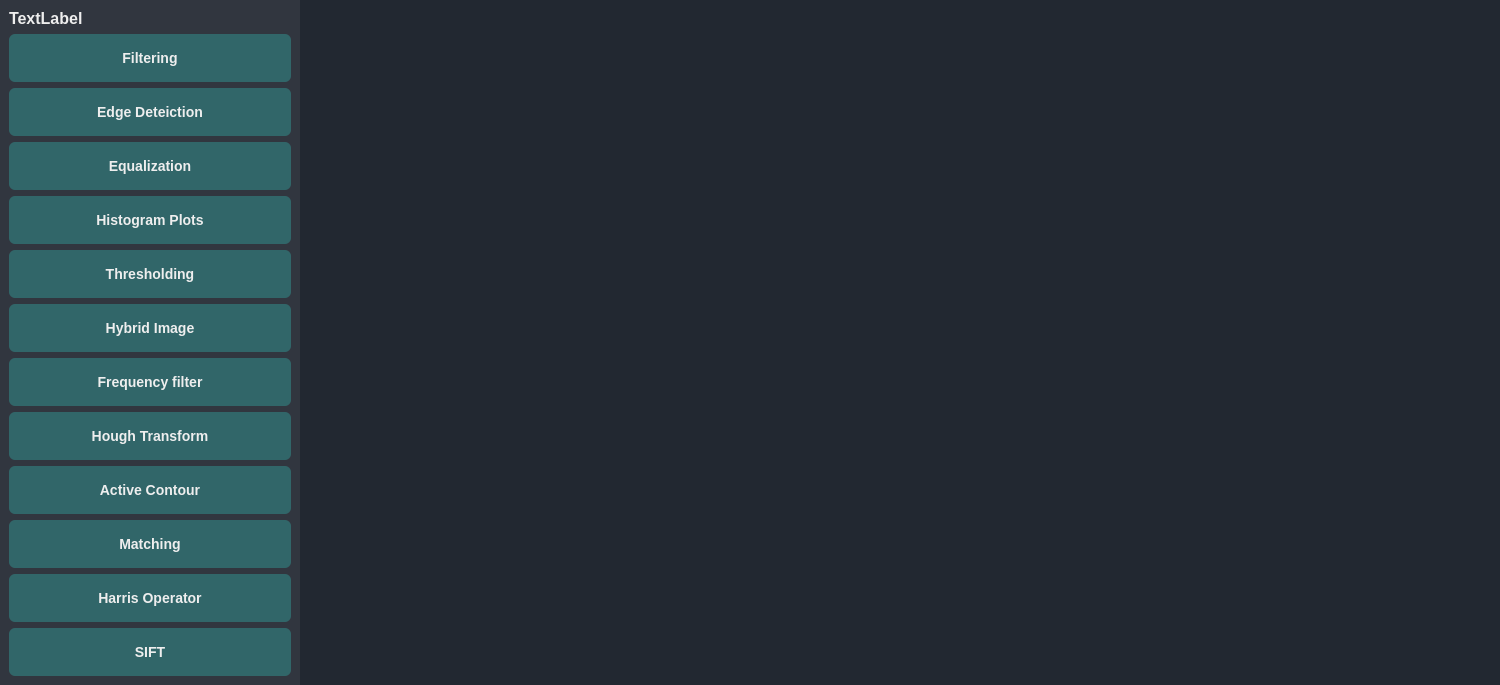
<?xml version="1.0" encoding="UTF-8"?>
<ui version="4.0">
 <class>MainWindow</class>
 <widget class="QMainWindow" name="MainWindow">
  <property name="geometry">
   <rect>
    <x>0</x>
    <y>0</y>
    <width>1500</width>
    <height>663</height>
   </rect>
  </property>
  <property name="windowTitle">
   <string>MainWindow</string>
  </property>
  <widget class="QWidget" name="centralwidget">
   <property name="styleSheet">
    <string notr="true">#centralwidget{
	background-color: #222831;
}
#sidebarFrame{
	
	background-color: #31363F;
}

QPushButton{
	background-color: #316669;
	border: none;
 	border-radius: 6px;
  	color: #EEEEEE;
  	font-size: 14px;
  	font-weight: 500;
  	line-height: 20px;
  	list-style: none;
  	padding: 4px 12px;
  	height:30px;
}
QPushButton:hover{
	background-color: rgba(118, 171, 174, 203);
 	text-decoration: none;
}
QPushButton:focus{
 	outline: 1px transparent;
}
QLabel{
	color: #EEEEEE;
	font-weight: bold;
	font-size: 16px;
}
QGroupBox{
	color: #EEEEEE;
	font-weight: bold;
	font-size: 16px;
	padding:30px 0px 0px 0px;
	border:none;	
}
QLineEdit{
	background-color: #31363F;
	border:none;
	padding:4px 10px;
	border-radius: 3px;
}
QFrame{
	border:none;
}
</string>
   </property>
   <layout class="QHBoxLayout" name="horizontalLayout">
    <property name="spacing">
     <number>0</number>
    </property>
    <property name="leftMargin">
     <number>0</number>
    </property>
    <property name="topMargin">
     <number>0</number>
    </property>
    <property name="rightMargin">
     <number>0</number>
    </property>
    <property name="bottomMargin">
     <number>0</number>
    </property>
    <item>
     <widget class="QFrame" name="sidebarFrame">
      <property name="minimumSize">
       <size>
        <width>300</width>
        <height>0</height>
       </size>
      </property>
      <property name="maximumSize">
       <size>
        <width>300</width>
        <height>16777215</height>
       </size>
      </property>
      <property name="styleSheet">
       <string notr="true">QPushButton{
	
  	height:40px;
}</string>
      </property>
      <property name="frameShape">
       <enum>QFrame::StyledPanel</enum>
      </property>
      <property name="frameShadow">
       <enum>QFrame::Raised</enum>
      </property>
      <layout class="QVBoxLayout" name="verticalLayout">
       <item>
        <widget class="QLabel" name="logo">
         <property name="text">
          <string>TextLabel</string>
         </property>
        </widget>
       </item>
       <item>
        <spacer name="verticalSpacer_2">
         <property name="orientation">
          <enum>Qt::Vertical</enum>
         </property>
         <property name="sizeHint" stdset="0">
          <size>
           <width>20</width>
           <height>203</height>
          </size>
         </property>
        </spacer>
       </item>
       <item>
        <widget class="QPushButton" name="filteringBtn">
         <property name="text">
          <string>Filtering</string>
         </property>
        </widget>
       </item>
       <item>
        <widget class="QPushButton" name="edgeDetectionBtn">
         <property name="text">
          <string>Edge Deteiction</string>
         </property>
        </widget>
       </item>
       <item>
        <widget class="QPushButton" name="equalizationBtn">
         <property name="text">
          <string>Equalization</string>
         </property>
        </widget>
       </item>
       <item>
        <widget class="QPushButton" name="histogramsBtn">
         <property name="text">
          <string>Histogram Plots</string>
         </property>
        </widget>
       </item>
       <item>
        <widget class="QPushButton" name="thresholdingBtn">
         <property name="text">
          <string>Thresholding</string>
         </property>
        </widget>
       </item>
       <item>
        <widget class="QPushButton" name="hybridBtn">
         <property name="text">
          <string>Hybrid Image</string>
         </property>
        </widget>
       </item>
       <item>
        <widget class="QPushButton" name="frequencyBtn">
         <property name="text">
          <string>Frequency filter</string>
         </property>
        </widget>
       </item>
       <item>
        <widget class="QPushButton" name="houghTransformBtn">
         <property name="text">
          <string>Hough Transform</string>
         </property>
        </widget>
       </item>
       <item>
        <widget class="QPushButton" name="ActiveContourBtn">
         <property name="text">
          <string>Active Contour</string>
         </property>
        </widget>
       </item>
       <item>
        <widget class="QPushButton" name="matchingBtn">
         <property name="text">
          <string>Matching</string>
         </property>
        </widget>
       </item>
       <item>
        <widget class="QPushButton" name="harrisBtn">
         <property name="text">
          <string>Harris Operator</string>
         </property>
        </widget>
       </item>
       <item>
        <widget class="QPushButton" name="siftBtn">
         <property name="text">
          <string>SIFT</string>
         </property>
        </widget>
       </item>
       <item>
        <spacer name="verticalSpacer">
         <property name="orientation">
          <enum>Qt::Vertical</enum>
         </property>
         <property name="sizeHint" stdset="0">
          <size>
           <width>20</width>
           <height>202</height>
          </size>
         </property>
        </spacer>
       </item>
      </layout>
     </widget>
    </item>
    <item>
     <layout class="QHBoxLayout" name="widgetsLayout">
      <item>
       <widget class="QStackedWidget" name="stackedWidget"/>
      </item>
     </layout>
    </item>
   </layout>
  </widget>
 </widget>
 <resources/>
 <connections/>
</ui>
